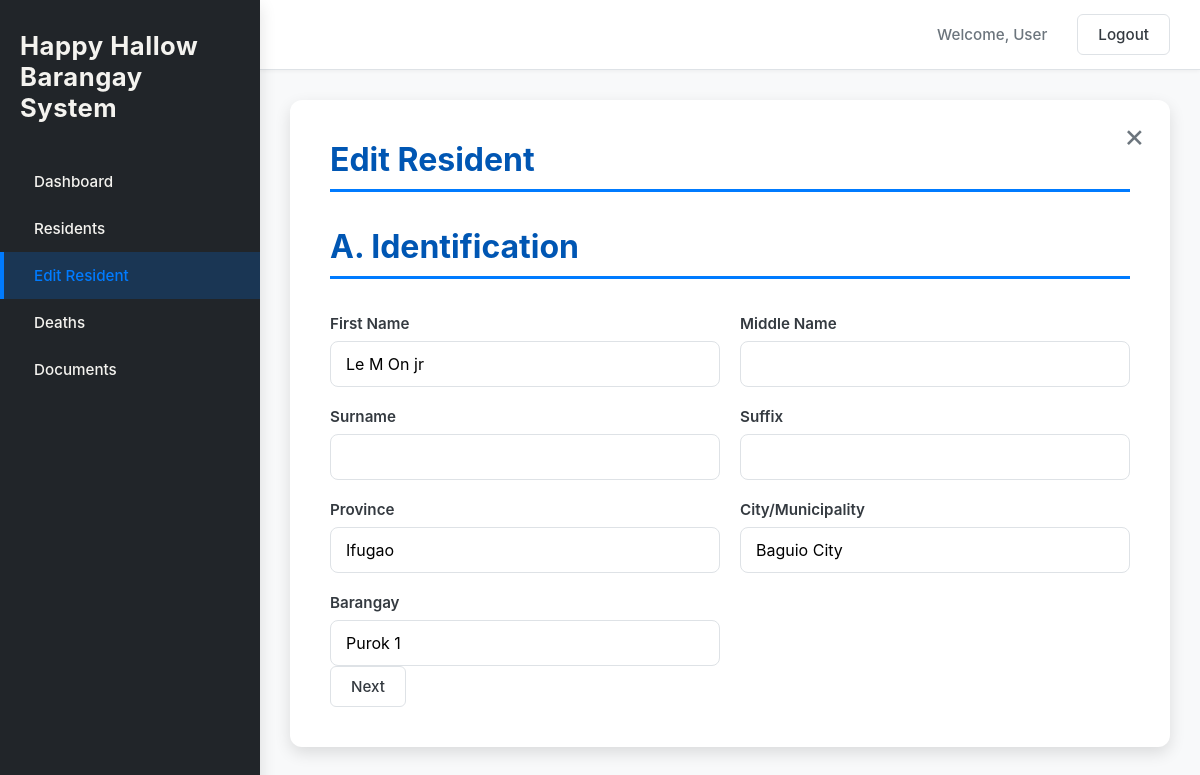
The app's page /addnewresidents.php?id=11 with its own data.
### tables this page shows
CREATE TABLE IF NOT EXISTS `identification` (
  `ID` bigint NOT NULL AUTO_INCREMENT,
  `PROVINCE` varchar(50) NOT NULL,
  `MUNICIPALITY` varchar(50) NOT NULL,
  `BARANGAY` varchar(50) NOT NULL,
  `ADDRESS` varchar(100) NOT NULL,
  `RESPONDENT_NAME` varchar(100) NOT NULL,
  `GENDER` varchar(20) DEFAULT NULL,
  `BIRTHDATE` date DEFAULT NULL,
  `CIVIL_STATUS` varchar(50) DEFAULT NULL,
  `CITIZENSHIP` varchar(100) DEFAULT NULL,
  `HOUSEHOLD_HEAD` varchar(100) NOT NULL,
  `HOUSEHOLD_MEMBERS` tinyint NOT NULL,
  `isPWD` tinyint(1) DEFAULT '0',
  `pwdImage` varchar(255) DEFAULT NULL,
  PRIMARY KEY (`ID`)
);

### addnewresidents.php (the view, shortened to what this page needs)
<?php
include 'db_connect.php';
$editMode = false;
$residentId = $_GET['id'] ?? null;
$resData = [];
if ($residentId) {
    $editMode = true;
    $residentId = intval($residentId);
    $resData = $conn->query("SELECT * FROM identification WHERE id=$residentId")->fetch_assoc();
}
?>
<!DOCTYPE html>
<html lang="en">
<head>
<link rel="stylesheet" href="css/style.css" />
</head>
<body>
<div class="app-container">
<aside class="sidebar">
    <div class="logo">Happy Hallow Barangay System</div>
    <nav class="main-nav">
        <ul>
            <li><a href="index.php">Dashboard</a></li>
            <li><a href="residents.php">Residents</a></li>
            <li><a href="addnewresidents.php" class="active"><?php echo $editMode ? "Edit" : "Add"; ?> Resident</a></li>
            <li><a href="deaths.php">Deaths</a></li>
            <li><a href="documents.php">Documents</a></li>
        </ul>
    </nav>
</aside>
<div class="main-content">
<header class="topbar">
  <div class="topbar-right">
    <span id="userName" class="user-info">Welcome, User</span>
    <button id="logoutBtn" class="btn logout-btn">Logout</button>
  </div>
</header>
<main class="page-content">
<div class="add-resident-form-container">
<div class="form-modal-card">
<a href="residents.php" class="close-btn">&times;</a>
<form id="addResidentForm" method="POST" enctype="multipart/form-data">
<h2 class="form-title"><?php echo $editMode ? "Edit" : "Add New"; ?> Resident</h2>
<div id="page1">
<h2>A. Identification</h2>
<div class="form-grid">
<div class="input-group">
  <label>First Name</label>
  <input type="text" name="firstName" id="firstName" required value="<?php echo $resData['RESPONDENT_NAME'] ?? ''; ?>">
</div>
<div class="input-group">
  <label>Middle Name</label>
  <input type="text" name="middleName" id="middleName" value="<?php echo $resData['middleName'] ?? ''; ?>">
</div>
<div class="input-group">
  <label>Surname</label>
  <input type="text" name="lastName" id="lastName" required value="<?php echo $resData['lastName'] ?? ''; ?>">
</div>
<div class="input-group">
  <label>Suffix</label>
  <input type="text" name="suffix" id="suffix" value="<?php echo $resData['suffix'] ?? ''; ?>">
</div>
<div class="input-group">
  <label>Province</label>
  <input type="text" name="province" id="province" required value="<?php echo $resData['PROVINCE'] ?? ''; ?>">
</div>
<div class="input-group">
  <label>City/Municipality</label>
  <input type="text" name="city" id="city" required value="<?php echo $resData['MUNICIPALITY'] ?? ''; ?>">
</div>
<div class="input-group">
  <label>Barangay</label>
  <input type="text" name="barangay" id="barangay" required value="<?php echo $resData['BARANGAY'] ?? ''; ?>">
</div>
</div>
<div class="button-group">
  <button type="button" id="nextBtn1" class="btn">Next</button>
</div>
</div>
</form>
</div>
</div>
</main>
</div>
</div>
</body>
</html>

### css/style.css (style rules this page uses)
:root { --primary-color: #007bff; --primary-dark: #0056b3; --secondary-color: #6c757d; --background-color: #f8f9fa; --card-background: #ffffff; --sidebar-bg: #212529; --text-color: #343a40; --border-color: #dee2e6; --shadow-light: 0 4px 12px rgba(0, 0, 0, 0.08); --shadow-medium: 0 6px 16px rgba(0, 0, 0, 0.12); --sidebar-width: 260px; --header-height: 70px; --base-padding: 30px; }
* { margin: 0; padding: 0; box-sizing: border-box; font-family: -apple-system, BlinkMacSystemFont, "Segoe UI", Roboto, "Helvetica Neue", Arial, sans-serif; }
body { background-color: var(--background-color); color: var(--text-color); min-height: 100vh; display: flex; font-size: 16px; }
a { text-decoration: none; color: inherit; }
.app-container { display: flex; width: 100%; }
.sidebar { width: var(--sidebar-width); background-color: var(--sidebar-bg); color: #f8f9fa; padding: var(--base-padding) 0; position: fixed; height: 100%; z-index: 100; box-shadow: var(--shadow-medium); }
.logo { font-size: 1.6rem; font-weight: 700; text-align: left; padding: 0 20px 20px 20px; margin-bottom: 15px; color: #f4f3ef; letter-spacing: 0.5px; }
.main-nav ul { list-style: none; padding: 0; }
.main-nav li a { display: flex; align-items: center; padding: 14px 30px; color: #f4f3ef; transition: background-color 0.25s ease, color 0.25s ease; font-size: 0.95rem; font-weight: 500; border-left: 4px solid transparent; }
.main-nav li a.active { background-color: rgba(0, 123, 255, 0.2); color: var(--primary-color); border-left-color: var(--primary-color); }
.main-content { margin-left: var(--sidebar-width); flex-grow: 1; display: flex; flex-direction: column; }
.topbar { height: var(--header-height); background-color: var(--card-background); border-bottom: 1px solid var(--border-color); display: flex; justify-content: flex-end; align-items: center; padding: 0 var(--base-padding); box-shadow: 0 1px 4px rgba(0, 0, 0, 0.05); }
.topbar-right { display: flex; align-items: center; }
.user-info { margin-right: 20px; font-weight: 500; color: var(--secondary-color); font-size: 0.95rem; }
.page-content { padding: var(--base-padding); flex-grow: 1; }
h2 { font-size: 1.8rem; color: var(--text-color); margin-bottom: 30px; font-weight: 600; }
.page-content h2 { font-size: 2rem; color: var(--primary-dark); border-bottom: 3px solid var(--primary-color); padding-bottom: 10px; margin-bottom: 35px; font-weight: 700; }
.btn { background-color: var(--card-background); color: var(--text-color); border: 1px solid var(--border-color); padding: 10px 20px; border-radius: 6px; cursor: pointer; font-size: 0.95rem; font-weight: 500; transition: all 0.2s ease-in-out; text-decoration: none; display: inline-flex; align-items: center; justify-content: center; }
.logout-btn { margin-left: 10px; }
.input-group label { font-weight: 600; margin-bottom: 8px; color: var(--text-color); font-size: 0.95rem; }
.input-group input, .input-group select { padding: 12px 15px; border: 1px solid var(--border-color); border-radius: 8px; font-size: 1rem; background-color: var(--card-background); }
.add-resident-form-container { max-width: 1200px; margin: 0 auto; width: 100%; }
.form-modal-card { background-color: var(--card-background); padding: 40px; border-radius: 12px; box-shadow: var(--shadow-medium); position: relative; }
.close-btn { position: absolute; top: 20px; right: 25px; font-size: 2rem; color: var(--secondary-color); text-decoration: none; line-height: 1; transition: color 0.2s; cursor: pointer; }
.form-title { font-size: 2rem; color: var(--primary-dark); margin-bottom: 30px; padding-bottom: 15px; border-bottom: 3px solid var(--primary-color); }
.form-grid { display: grid; grid-template-columns: repeat(2, 1fr); gap: 20px; }
.form-grid .input-group { display: flex; flex-direction: column; }
.form-grid .input-group label { font-weight: 600; margin-bottom: 8px; color: var(--text-color); font-size: 0.95rem; }
.form-grid .input-group input, .form-grid .input-group select { width: 100%; padding: 12px 15px; border: 1px solid var(--border-color); border-radius: 8px; font-size: 1rem; background-color: var(--card-background); transition: border-color 0.2s, box-shadow 0.2s; }

### records on screen
identification: firstName "Le M On jr", province "Ifugao", city "Baguio City", barangay "Purok 1"
